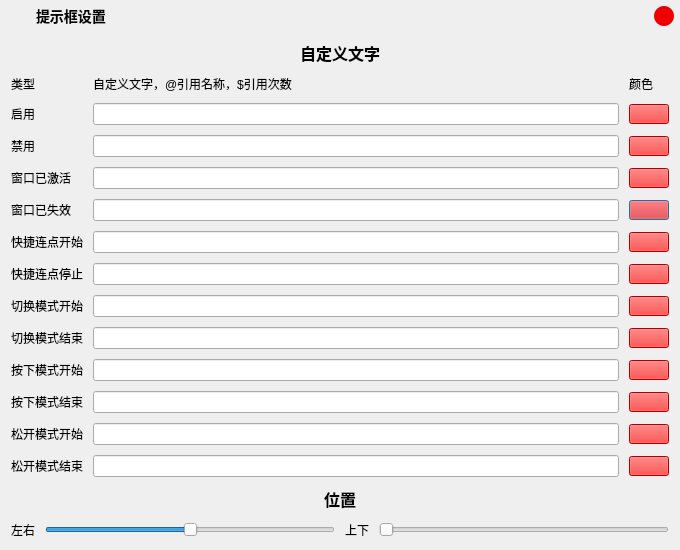
<?xml version="1.0" encoding="UTF-8"?>
<ui version="4.0">
 <class>PopsUiClass</class>
 <widget class="QDialog" name="PopsUiClass">
  <property name="geometry">
   <rect>
    <x>0</x>
    <y>0</y>
    <width>680</width>
    <height>550</height>
   </rect>
  </property>
  <property name="minimumSize">
   <size>
    <width>680</width>
    <height>550</height>
   </size>
  </property>
  <property name="windowTitle">
   <string>Pops</string>
  </property>
  <property name="windowIcon">
   <iconset resource="../res/QuickInput.qrc">
    <normaloff>:/icon.png</normaloff>:/icon.png</iconset>
  </property>
  <layout class="QVBoxLayout" name="verticalLayout">
   <property name="spacing">
    <number>0</number>
   </property>
   <property name="leftMargin">
    <number>1</number>
   </property>
   <property name="topMargin">
    <number>1</number>
   </property>
   <property name="rightMargin">
    <number>1</number>
   </property>
   <property name="bottomMargin">
    <number>1</number>
   </property>
   <item>
    <widget class="QWidget" name="titleWidget" native="true">
     <property name="sizePolicy">
      <sizepolicy hsizetype="Preferred" vsizetype="Fixed">
       <horstretch>0</horstretch>
       <verstretch>0</verstretch>
      </sizepolicy>
     </property>
     <property name="minimumSize">
      <size>
       <width>0</width>
       <height>30</height>
      </size>
     </property>
     <property name="maximumSize">
      <size>
       <width>16777215</width>
       <height>30</height>
      </size>
     </property>
     <layout class="QHBoxLayout" name="horizontalLayout_3">
      <property name="spacing">
       <number>10</number>
      </property>
      <property name="leftMargin">
       <number>5</number>
      </property>
      <property name="topMargin">
       <number>5</number>
      </property>
      <property name="rightMargin">
       <number>5</number>
      </property>
      <property name="bottomMargin">
       <number>5</number>
      </property>
      <item>
       <widget class="QLabel" name="lbIcon">
        <property name="sizePolicy">
         <sizepolicy hsizetype="Fixed" vsizetype="Fixed">
          <horstretch>0</horstretch>
          <verstretch>0</verstretch>
         </sizepolicy>
        </property>
        <property name="minimumSize">
         <size>
          <width>20</width>
          <height>20</height>
         </size>
        </property>
        <property name="mouseTracking">
         <bool>true</bool>
        </property>
        <property name="styleSheet">
         <string notr="true">background:none;border-image:url(:/icon.png)</string>
        </property>
        <property name="text">
         <string/>
        </property>
       </widget>
      </item>
      <item>
       <widget class="QLabel" name="lbTitle">
        <property name="sizePolicy">
         <sizepolicy hsizetype="Preferred" vsizetype="Fixed">
          <horstretch>0</horstretch>
          <verstretch>0</verstretch>
         </sizepolicy>
        </property>
        <property name="maximumSize">
         <size>
          <width>16777215</width>
          <height>20</height>
         </size>
        </property>
        <property name="font">
         <font>
          <family>Microsoft YaHei</family>
          <pointsize>-1</pointsize>
          <weight>62</weight>
          <bold>true</bold>
         </font>
        </property>
        <property name="mouseTracking">
         <bool>true</bool>
        </property>
        <property name="styleSheet">
         <string notr="true">font-family:&quot;Microsoft YaHei&quot;;font-size:14px;font-weight:500;</string>
        </property>
        <property name="text">
         <string>提示框设置</string>
        </property>
       </widget>
      </item>
      <item>
       <spacer name="titleSpacer">
        <property name="orientation">
         <enum>Qt::Horizontal</enum>
        </property>
        <property name="sizeHint" stdset="0">
         <size>
          <width>17</width>
          <height>17</height>
         </size>
        </property>
       </spacer>
      </item>
      <item>
       <widget class="QPushButton" name="bnClose">
        <property name="sizePolicy">
         <sizepolicy hsizetype="Fixed" vsizetype="Fixed">
          <horstretch>20</horstretch>
          <verstretch>20</verstretch>
         </sizepolicy>
        </property>
        <property name="minimumSize">
         <size>
          <width>20</width>
          <height>20</height>
         </size>
        </property>
        <property name="maximumSize">
         <size>
          <width>20</width>
          <height>20</height>
         </size>
        </property>
        <property name="focusPolicy">
         <enum>Qt::ClickFocus</enum>
        </property>
        <property name="toolTip">
         <string>关闭</string>
        </property>
        <property name="styleSheet">
         <string notr="true">QPushButton{background-color:#E00;border-radius:10px}QPushButton:hover{background-color:#C00}</string>
        </property>
        <property name="text">
         <string/>
        </property>
        <property name="autoDefault">
         <bool>false</bool>
        </property>
       </widget>
      </item>
     </layout>
    </widget>
   </item>
   <item>
    <widget class="QWidget" name="clientWidget" native="true">
     <layout class="QVBoxLayout" name="verticalLayout_2">
      <property name="spacing">
       <number>10</number>
      </property>
      <property name="leftMargin">
       <number>10</number>
      </property>
      <property name="topMargin">
       <number>10</number>
      </property>
      <property name="rightMargin">
       <number>10</number>
      </property>
      <property name="bottomMargin">
       <number>10</number>
      </property>
      <item>
       <widget class="QLabel" name="lbCustomText">
        <property name="sizePolicy">
         <sizepolicy hsizetype="Preferred" vsizetype="Fixed">
          <horstretch>0</horstretch>
          <verstretch>0</verstretch>
         </sizepolicy>
        </property>
        <property name="font">
         <font>
          <family>Microsoft YaHei</family>
          <pointsize>-1</pointsize>
          <weight>75</weight>
          <bold>true</bold>
         </font>
        </property>
        <property name="styleSheet">
         <string notr="true">font-size:16px</string>
        </property>
        <property name="text">
         <string>自定义文字</string>
        </property>
        <property name="alignment">
         <set>Qt::AlignCenter</set>
        </property>
       </widget>
      </item>
      <item>
       <layout class="QGridLayout" name="gridLayout">
        <property name="bottomMargin">
         <number>0</number>
        </property>
        <property name="spacing">
         <number>10</number>
        </property>
        <item row="4" column="2">
         <widget class="QPushButton" name="bnWD">
          <property name="maximumSize">
           <size>
            <width>40</width>
            <height>20</height>
           </size>
          </property>
          <property name="styleSheet">
           <string notr="true">background-color:red</string>
          </property>
          <property name="text">
           <string/>
          </property>
         </widget>
        </item>
        <item row="9" column="2">
         <widget class="QPushButton" name="bnDwE">
          <property name="maximumSize">
           <size>
            <width>40</width>
            <height>20</height>
           </size>
          </property>
          <property name="styleSheet">
           <string notr="true">background-color:red</string>
          </property>
          <property name="text">
           <string/>
          </property>
         </widget>
        </item>
        <item row="9" column="1">
         <widget class="QLineEdit" name="etDwE"/>
        </item>
        <item row="11" column="2">
         <widget class="QPushButton" name="bnUpE">
          <property name="maximumSize">
           <size>
            <width>40</width>
            <height>20</height>
           </size>
          </property>
          <property name="styleSheet">
           <string notr="true">background-color:red</string>
          </property>
          <property name="text">
           <string/>
          </property>
         </widget>
        </item>
        <item row="10" column="1">
         <widget class="QLineEdit" name="etDwD"/>
        </item>
        <item row="10" column="0">
         <widget class="QLabel" name="lbDwD">
          <property name="text">
           <string>按下模式结束</string>
          </property>
         </widget>
        </item>
        <item row="1" column="2">
         <widget class="QPushButton" name="bnQE">
          <property name="maximumSize">
           <size>
            <width>40</width>
            <height>20</height>
           </size>
          </property>
          <property name="styleSheet">
           <string notr="true">background-color:red</string>
          </property>
          <property name="text">
           <string/>
          </property>
         </widget>
        </item>
        <item row="12" column="1">
         <widget class="QLineEdit" name="etUpD"/>
        </item>
        <item row="9" column="0">
         <widget class="QLabel" name="lbDwE">
          <property name="text">
           <string>按下模式开始</string>
          </property>
         </widget>
        </item>
        <item row="0" column="0">
         <widget class="QLabel" name="lbType">
          <property name="sizePolicy">
           <sizepolicy hsizetype="Preferred" vsizetype="Maximum">
            <horstretch>0</horstretch>
            <verstretch>0</verstretch>
           </sizepolicy>
          </property>
          <property name="text">
           <string>类型</string>
          </property>
         </widget>
        </item>
        <item row="12" column="2">
         <widget class="QPushButton" name="bnUpD">
          <property name="maximumSize">
           <size>
            <width>40</width>
            <height>20</height>
           </size>
          </property>
          <property name="styleSheet">
           <string notr="true">background-color:red</string>
          </property>
          <property name="text">
           <string/>
          </property>
         </widget>
        </item>
        <item row="8" column="1">
         <widget class="QLineEdit" name="etSwD"/>
        </item>
        <item row="3" column="0">
         <widget class="QLabel" name="lbWE">
          <property name="text">
           <string>窗口已激活</string>
          </property>
         </widget>
        </item>
        <item row="7" column="0">
         <widget class="QLabel" name="lbSwE">
          <property name="text">
           <string>切换模式开始</string>
          </property>
         </widget>
        </item>
        <item row="10" column="2">
         <widget class="QPushButton" name="bnDwD">
          <property name="maximumSize">
           <size>
            <width>40</width>
            <height>20</height>
           </size>
          </property>
          <property name="styleSheet">
           <string notr="true">background-color:red</string>
          </property>
          <property name="text">
           <string/>
          </property>
         </widget>
        </item>
        <item row="4" column="1">
         <widget class="QLineEdit" name="etWD"/>
        </item>
        <item row="8" column="0">
         <widget class="QLabel" name="lbSwD">
          <property name="text">
           <string>切换模式结束</string>
          </property>
         </widget>
        </item>
        <item row="1" column="1">
         <widget class="QLineEdit" name="etQE"/>
        </item>
        <item row="0" column="1">
         <widget class="QLabel" name="lbText">
          <property name="sizePolicy">
           <sizepolicy hsizetype="Preferred" vsizetype="Maximum">
            <horstretch>0</horstretch>
            <verstretch>0</verstretch>
           </sizepolicy>
          </property>
          <property name="text">
           <string>自定义文字，@引用名称，$引用次数</string>
          </property>
         </widget>
        </item>
        <item row="11" column="1">
         <widget class="QLineEdit" name="etUpE"/>
        </item>
        <item row="1" column="0">
         <widget class="QLabel" name="lbQE">
          <property name="text">
           <string>启用</string>
          </property>
         </widget>
        </item>
        <item row="0" column="2">
         <widget class="QLabel" name="lbColor">
          <property name="sizePolicy">
           <sizepolicy hsizetype="Preferred" vsizetype="Maximum">
            <horstretch>0</horstretch>
            <verstretch>0</verstretch>
           </sizepolicy>
          </property>
          <property name="text">
           <string>颜色</string>
          </property>
         </widget>
        </item>
        <item row="2" column="2">
         <widget class="QPushButton" name="bnQD">
          <property name="maximumSize">
           <size>
            <width>40</width>
            <height>20</height>
           </size>
          </property>
          <property name="styleSheet">
           <string notr="true">background-color:red</string>
          </property>
          <property name="text">
           <string/>
          </property>
         </widget>
        </item>
        <item row="6" column="1">
         <widget class="QLineEdit" name="etQcD"/>
        </item>
        <item row="2" column="1">
         <widget class="QLineEdit" name="etQD"/>
        </item>
        <item row="5" column="1">
         <widget class="QLineEdit" name="etQcE"/>
        </item>
        <item row="6" column="2">
         <widget class="QPushButton" name="bnQcD">
          <property name="maximumSize">
           <size>
            <width>40</width>
            <height>20</height>
           </size>
          </property>
          <property name="styleSheet">
           <string notr="true">background-color:red</string>
          </property>
          <property name="text">
           <string/>
          </property>
         </widget>
        </item>
        <item row="5" column="0">
         <widget class="QLabel" name="lbQcE">
          <property name="text">
           <string>快捷连点开始</string>
          </property>
         </widget>
        </item>
        <item row="5" column="2">
         <widget class="QPushButton" name="bnQcE">
          <property name="maximumSize">
           <size>
            <width>40</width>
            <height>20</height>
           </size>
          </property>
          <property name="styleSheet">
           <string notr="true">background-color:red</string>
          </property>
          <property name="text">
           <string/>
          </property>
         </widget>
        </item>
        <item row="2" column="0">
         <widget class="QLabel" name="lbQD">
          <property name="text">
           <string>禁用</string>
          </property>
         </widget>
        </item>
        <item row="4" column="0">
         <widget class="QLabel" name="lbWD">
          <property name="text">
           <string>窗口已失效</string>
          </property>
         </widget>
        </item>
        <item row="7" column="2">
         <widget class="QPushButton" name="bnSwE">
          <property name="maximumSize">
           <size>
            <width>40</width>
            <height>20</height>
           </size>
          </property>
          <property name="styleSheet">
           <string notr="true">background-color:red</string>
          </property>
          <property name="text">
           <string/>
          </property>
         </widget>
        </item>
        <item row="8" column="2">
         <widget class="QPushButton" name="bnSwD">
          <property name="maximumSize">
           <size>
            <width>40</width>
            <height>20</height>
           </size>
          </property>
          <property name="styleSheet">
           <string notr="true">background-color:red</string>
          </property>
          <property name="text">
           <string/>
          </property>
         </widget>
        </item>
        <item row="3" column="1">
         <widget class="QLineEdit" name="etWE"/>
        </item>
        <item row="3" column="2">
         <widget class="QPushButton" name="bnWE">
          <property name="maximumSize">
           <size>
            <width>40</width>
            <height>20</height>
           </size>
          </property>
          <property name="styleSheet">
           <string notr="true">background-color:red</string>
          </property>
          <property name="text">
           <string/>
          </property>
         </widget>
        </item>
        <item row="7" column="1">
         <widget class="QLineEdit" name="etSwE"/>
        </item>
        <item row="6" column="0">
         <widget class="QLabel" name="lbQcD">
          <property name="text">
           <string>快捷连点停止</string>
          </property>
         </widget>
        </item>
        <item row="11" column="0">
         <widget class="QLabel" name="lbUpE">
          <property name="text">
           <string>松开模式开始</string>
          </property>
         </widget>
        </item>
        <item row="12" column="0">
         <widget class="QLabel" name="lbUpD">
          <property name="text">
           <string>松开模式结束</string>
          </property>
         </widget>
        </item>
       </layout>
      </item>
      <item>
       <widget class="QLabel" name="lbPos">
        <property name="sizePolicy">
         <sizepolicy hsizetype="Preferred" vsizetype="Fixed">
          <horstretch>0</horstretch>
          <verstretch>0</verstretch>
         </sizepolicy>
        </property>
        <property name="font">
         <font>
          <family>Microsoft YaHei</family>
          <pointsize>-1</pointsize>
          <weight>75</weight>
          <bold>true</bold>
         </font>
        </property>
        <property name="styleSheet">
         <string notr="true">font-size:16px</string>
        </property>
        <property name="text">
         <string>位置</string>
        </property>
        <property name="alignment">
         <set>Qt::AlignCenter</set>
        </property>
       </widget>
      </item>
      <item>
       <layout class="QHBoxLayout" name="horizontalLayout">
        <property name="spacing">
         <number>10</number>
        </property>
        <item>
         <widget class="QLabel" name="lbLR">
          <property name="sizePolicy">
           <sizepolicy hsizetype="Preferred" vsizetype="Fixed">
            <horstretch>0</horstretch>
            <verstretch>0</verstretch>
           </sizepolicy>
          </property>
          <property name="text">
           <string>左右</string>
          </property>
         </widget>
        </item>
        <item>
         <widget class="QSlider" name="sdLR">
          <property name="sizePolicy">
           <sizepolicy hsizetype="Expanding" vsizetype="Maximum">
            <horstretch>0</horstretch>
            <verstretch>0</verstretch>
           </sizepolicy>
          </property>
          <property name="maximum">
           <number>10000</number>
          </property>
          <property name="singleStep">
           <number>10</number>
          </property>
          <property name="pageStep">
           <number>100</number>
          </property>
          <property name="value">
           <number>5000</number>
          </property>
          <property name="orientation">
           <enum>Qt::Horizontal</enum>
          </property>
         </widget>
        </item>
        <item>
         <widget class="QLabel" name="lbTB">
          <property name="sizePolicy">
           <sizepolicy hsizetype="Preferred" vsizetype="Fixed">
            <horstretch>0</horstretch>
            <verstretch>0</verstretch>
           </sizepolicy>
          </property>
          <property name="text">
           <string>上下</string>
          </property>
         </widget>
        </item>
        <item>
         <widget class="QSlider" name="sdTB">
          <property name="sizePolicy">
           <sizepolicy hsizetype="Expanding" vsizetype="Fixed">
            <horstretch>0</horstretch>
            <verstretch>0</verstretch>
           </sizepolicy>
          </property>
          <property name="maximum">
           <number>10000</number>
          </property>
          <property name="singleStep">
           <number>10</number>
          </property>
          <property name="pageStep">
           <number>100</number>
          </property>
          <property name="orientation">
           <enum>Qt::Horizontal</enum>
          </property>
         </widget>
        </item>
       </layout>
      </item>
      <item>
       <spacer name="verticalSpacer">
        <property name="orientation">
         <enum>Qt::Vertical</enum>
        </property>
        <property name="sizeHint" stdset="0">
         <size>
          <width>20</width>
          <height>40</height>
         </size>
        </property>
       </spacer>
      </item>
     </layout>
    </widget>
   </item>
  </layout>
 </widget>
 <resources>
  <include location="../res/QuickInput.qrc"/>
 </resources>
 <connections/>
</ui>
